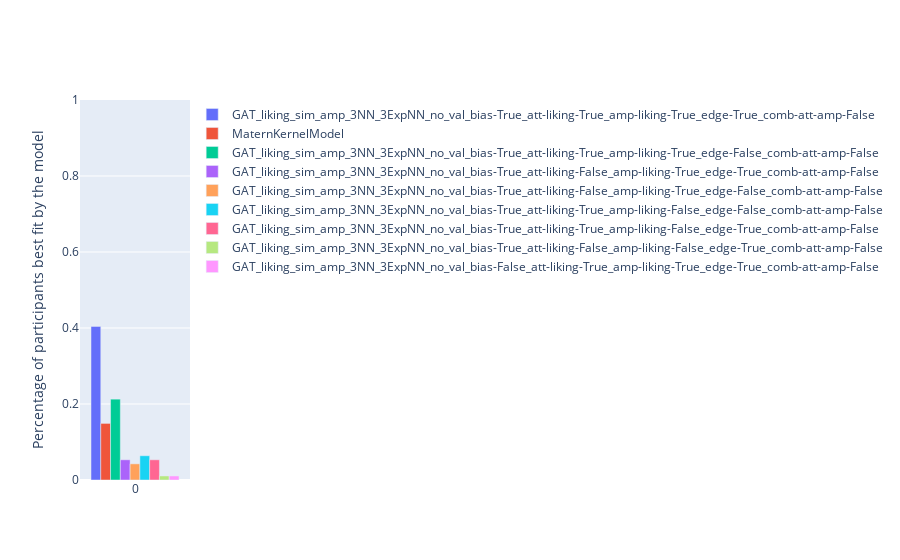

Here is the notebook cell this chart was saved with:
### Markdown cell above
### Best fitting model - overall

### Code cell
candidate_models = []
for model_name in completed_participant_data["best_model"].unique():
    candidate_models.append("best_model:"+model_name)


proba_best_model_c_overall = completed_participant_data[candidate_models].sum()
proba_best_model_c_overall.name = "overall"
proba_best_model_c_overall = pd.DataFrame(proba_best_model_c_overall).T.reset_index(drop=True)

proba_best_model_c_overall = proba_best_model_c_overall/len(completed_participant_data)

fig = go.Figure()
for col_name in proba_best_model_c_overall.columns:
    model_name = col_name.split(":")[1]
    fig.add_trace(go.Bar(
        x=proba_best_model_c_overall.index, 
        y=proba_best_model_c_overall[col_name],
        name=model_name
    ))
fig.update_layout(barmode='group',
                  yaxis_title="Percentage of participants best fit by the model",
                  yaxis_range=[0,1])
fig.show()

proba_best_model_c_depression = {}
for model_name in completed_participant_data["best_model"].unique():
    proba_best_model_c_depression[f"best_model:{model_name}"] = [(completed_participant_data[f"best_model:{model_name}"] * completed_participant_data["depression"]).sum() / completed_participant_data["depression"].sum()]
proba_best_model_c_depression = pd.DataFrame(proba_best_model_c_depression).reset_index(drop=True)


fig = go.Figure()

for col_name in proba_best_model_c_depression.columns:
    model_name = col_name.split(":")[1]
    fig.add_trace(go.Bar(
        x=proba_best_model_c_depression.index, 
        y=proba_best_model_c_depression[col_name],
        name=model_name
    ))
fig.update_layout(barmode='group',
                  yaxis_title="Percentage of participants best fit by the model (only depressed)",
                  yaxis_range=[0,1])
fig.show()

proba_best_model_c_not_depression = {}
for model_name in completed_participant_data["best_model"].unique():
    proba_best_model_c_not_depression[f"best_model:{model_name}"] = [(completed_participant_data[f"best_model:{model_name}"] *(1 - completed_participant_data["depression"])).sum() / (1 - completed_participant_data["depression"]).sum()]
proba_best_model_c_not_depression = pd.DataFrame(proba_best_model_c_not_depression).reset_index(drop=True)


fig = go.Figure()

for col_name in proba_best_model_c_not_depression.columns:
    model_name = col_name.split(":")[1]
    fig.add_trace(go.Bar(
        x=proba_best_model_c_not_depression.index, 
        y=proba_best_model_c_not_depression[col_name],
        name=model_name
    ))
fig.update_layout(barmode='group',
                  yaxis_title="Percentage of participants best fit by the model (only not depressed)",
                  yaxis_range=[0,1])
fig.show()


proba_depression_c_best_model = (proba_best_model_c_depression / proba_best_model_c_overall) * proba_depression

fig = go.Figure()

for col_name in proba_depression_c_best_model.columns:
    model_name = col_name.split(":")[1]
    fig.add_trace(go.Bar(
        x=proba_depression_c_best_model.index, 
        y=proba_depression_c_best_model[col_name],
        name=model_name
    ))
fig.update_layout(barmode='group',
                  yaxis_title="Probability of being depressed being best fitted by model",
                  yaxis_range=[0,1])
fig.show()

### Figure 1 — Plotly figure (JSON) as saved in the notebook; plotly's stock layout.template omitted (floating-point values rounded to 4 significant figures)
{"data": [{"name": "GAT_liking_sim_amp_3NN_3ExpNN_no_val_bias-True_att-liking-True_amp-liking-True_edge-True_comb-att-amp-False", "type": "bar", "x": [0], "y": [0.4043]}, {"name": "MaternKernelModel", "type": "bar", "x": [0], "y": [0.1489]}, {"name": "GAT_liking_sim_amp_3NN_3ExpNN_no_val_bias-True_att-liking-True_amp-liking-True_edge-False_comb-att-amp-False", "type": "bar", "x": [0], "y": [0.2128]}, {"name": "GAT_liking_sim_amp_3NN_3ExpNN_no_val_bias-True_att-liking-False_amp-liking-True_edge-True_comb-att-amp-False", "type": "bar", "x": [0], "y": [0.05319]}, {"name": "GAT_liking_sim_amp_3NN_3ExpNN_no_val_bias-True_att-liking-False_amp-liking-True_edge-False_comb-att-amp-False", "type": "bar", "x": [0], "y": [0.04255]}, {"name": "GAT_liking_sim_amp_3NN_3ExpNN_no_val_bias-True_att-liking-True_amp-liking-False_edge-False_comb-att-amp-False", "type": "bar", "x": [0], "y": [0.06383]}, {"name": "GAT_liking_sim_amp_3NN_3ExpNN_no_val_bias-True_att-liking-True_amp-liking-False_edge-True_comb-att-amp-False", "type": "bar", "x": [0], "y": [0.05319]}, {"name": "GAT_liking_sim_amp_3NN_3ExpNN_no_val_bias-True_att-liking-False_amp-liking-False_edge-True_comb-att-amp-False", "type": "bar", "x": [0], "y": [0.01064]}, {"name": "GAT_liking_sim_amp_3NN_3ExpNN_no_val_bias-False_att-liking-True_amp-liking-True_edge-True_comb-att-amp-False", "type": "bar", "x": [0], "y": [0.01064]}], "layout": {"barmode": "group", "yaxis": {"range": [0, 1], "title": {"text": "Percentage of participants best fit by the model"}}}}
